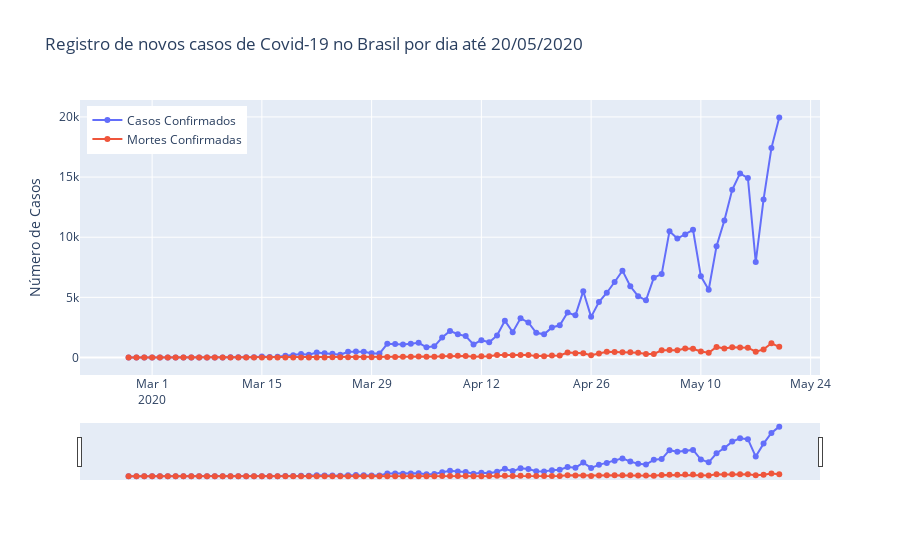

Notebook source saved alongside this figure:
### Code cell
df_copy = df_br.copy()

date_x = df_copy['date']
confirmed_y = df_copy['new_cases']
mortes_y = df_copy['new_deaths']

# Criando as linhas
fig = go.Figure()
fig.add_trace(go.Scatter(x=date_x, 
                         y=confirmed_y,
                         mode='lines+markers',
                         name='Casos Confirmados'))

fig.add_trace(go.Scatter(x=date_x, 
                         y=mortes_y,
                         mode='lines+markers',
                         name='Mortes Confirmadas'))

fig.update_xaxes(rangeslider_visible=True)
fig.update_layout(title=f'Registro de novos casos de Covid-19 no Brasil por dia até {max_date_br}',
                  yaxis_title='Número de Casos',
                  legend=dict(x=0.01,y=0.98))

fig.show()
